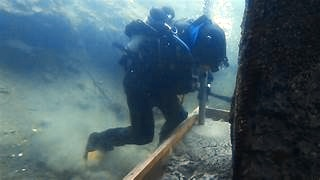
#> input picture uploads/12corrected_image.jpg, 320 x 180 px
$ python -i uw.py   (imports and definitions only)
#> lines starting #> are read from the running program, lines starting #| are printed output that depends on the picture
#> in correct_image, mat is the input picture: shape (180, 320, 3); mean B, G, R 108.1, 97.5, 73.5
import sys
import numpy as np
import cv2
import math

THRESHOLD_RATIO = 2000
MIN_AVG_RED = 60
MAX_HUE_SHIFT = 120
BLUE_MAGIC_VALUE = 1.2
SAMPLE_SECONDS = 2 # Extracts color correction from every N seconds

def hue_shift_red(mat, h):

    U = math.cos(h * math.pi / 180)
    W = math.sin(h * math.pi / 180)

    r = (0.299 + 0.701 * U + 0.168 * W) * mat[..., 0]
    g = (0.587 - 0.587 * U + 0.330 * W) * mat[..., 1]
    b = (0.114 - 0.114 * U - 0.497 * W) * mat[..., 2]

    return np.dstack([r, g, b])

def normalizing_interval(array):

    high = 255
    low = 0
    max_dist = 0

    for i in range(1, len(array)):
        dist = array[i] - array[i-1]
        if(dist > max_dist):
            max_dist = dist
            high = array[i]
            low = array[i-1]

    return (low, high)

def apply_filter(mat, filt):

    r = mat[..., 0]
    g = mat[..., 1]
    b = mat[..., 2]

    r = r * filt[0] + g*filt[1] + b*filt[2] + filt[4]*255
    g = g * filt[6] + filt[9] * 255
    b = b * filt[12] + filt[14] * 255

    filtered_mat = np.dstack([r, g, b])
    filtered_mat = np.clip(filtered_mat, 0, 255).astype(np.uint8)

    return filtered_mat

def get_filter_matrix(mat):

    mat = cv2.resize(mat, (256, 256))
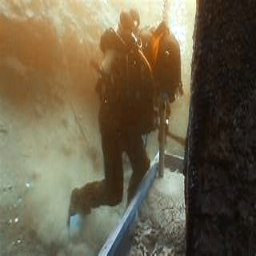
#> mat: shape (256, 256, 3); mean of channels 0, 1, 2 73.4, 97.4, 108; drawn as B, G, R

    # Get average values of RGB
    avg_mat = np.array(cv2.mean(mat)[:3], dtype=np.uint8)
#> avg_mat = [73, 97, 107]

    # Find hue shift so that average red reaches MIN_AVG_RED
    new_avg_r = avg_mat[0]
#> new_avg_r = 73
    hue_shift = 0
    while(new_avg_r < MIN_AVG_RED):

        shifted = hue_shift_red(avg_mat, hue_shift)
        new_avg_r = np.sum(shifted)
        hue_shift += 1
        if hue_shift > MAX_HUE_SHIFT:
            new_avg_r = MIN_AVG_RED
#> this loop made 0 passes
#> after the loop, hue_shift = 0

    # Apply hue shift to whole image and replace red channel
    shifted_mat = hue_shift_red(mat, hue_shift)
#> in hue_shift_red, `U = math.cos(h * math.pi / 180)`: U = 1
#> in hue_shift_red, `W = math.sin(h * math.pi / 180)`: W = 0
#> in hue_shift_red, `r = (0.299 + 0.701 * U + 0.168 * W) * mat[..., 0]`:
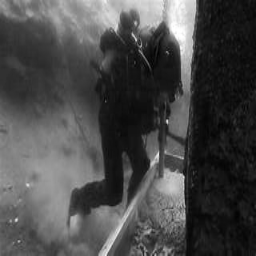
#> r: shape (256, 256) float64; min 2, max 255, mean 73.4
#> in hue_shift_red, `g = (0.587 - 0.587 * U + 0.330 * W) * mat[..., 1]`: g: shape (256, 256) float64; every value is 0
#> in hue_shift_red, `return np.dstack([r, g, b])`:
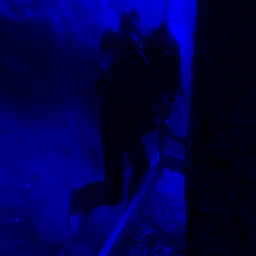
#> returned value: shape (256, 256, 3) float64; mean of channels 0, 1, 2 73.4, 0, 0; drawn as B, G, R
    new_r_channel = np.sum(shifted_mat, axis=2)
    new_r_channel = np.clip(new_r_channel, 0, 255)
    mat[..., 0] = new_r_channel

    # Get histogram of all channels
    hist_r = hist = cv2.calcHist([mat], [0], None, [256], [0,256])
#> hist_r = 256 values, max 1584 at index 20, min 0 at index 0, mean 256; hist has the same summary as hist_r
    hist_g = hist = cv2.calcHist([mat], [1], None, [256], [0,256])
#> hist_g = 256 values, max 1038 at index 24, min 0 at index 0, mean 256; hist has the same summary as hist_g
    hist_b = hist = cv2.calcHist([mat], [2], None, [256], [0,256])
#> hist_b = 256 values, max 857 at index 28, min 0 at index 0, mean 256; hist has the same summary as hist_b

    normalize_mat = np.zeros((256, 3))
    threshold_level = (mat.shape[0]*mat.shape[1])/THRESHOLD_RATIO
#> threshold_level = 32.77
    for x in range(256):

        if hist_r[x] < threshold_level:
            normalize_mat[x][0] = x

        if hist_g[x] < threshold_level:
            normalize_mat[x][1] = x

        if hist_b[x] < threshold_level:
            normalize_mat[x][2] = x
#> after the loop, normalize_mat = 256 rows, first 8: [0, 0, 0], [1, 1, 1], [2, 2, 2], [3, 3, 3], [4, 4, 4], [0, 5, 5], [0, 6, 6], [0, 7, 7]

    normalize_mat[255][0] = 255
    normalize_mat[255][1] = 255
    normalize_mat[255][2] = 255

    adjust_r_low, adjust_r_high = normalizing_interval(normalize_mat[..., 0])
#> the loop in normalizing_interval, `for i in range(1, len(array)):` made 255 passes
#> dist on passes 1 to 12: 1, 1, 1, 1, -4, 0, 0, 0, 0, 0, 0, 0
#> after the loop in normalizing_interval, `for i in range(1, len(array)):`: high = 224; low = 0; max_dist = 224
#> adjust_r_low = 0; adjust_r_high = 224
    adjust_g_low, adjust_g_high = normalizing_interval(normalize_mat[..., 1])
#> the loop in normalizing_interval (call 2), `for i in range(1, len(array)):` made 255 passes
#> (dist, max_dist, high, low) on passes 1, 255: (1, 1, 1, 0), (255, 255, 255, 0)
#> adjust_g_low = 0; adjust_g_high = 255
    adjust_b_low, adjust_b_high = normalizing_interval(normalize_mat[..., 2])
#> adjust_b_low = 0; adjust_b_high = 253


    shifted = hue_shift_red(np.array([1, 1, 1]), hue_shift)
#> shifted = [[1, 0, 0]]
    shifted_r, shifted_g, shifted_b = shifted[0][0]
#> shifted_r = 1; shifted_g = 0; shifted_b = 0

    red_gain = 256 / (adjust_r_high - adjust_r_low)
#> red_gain = 1.14
    green_gain = 256 / (adjust_g_high - adjust_g_low)
#> green_gain = 1
    blue_gain = 256 / (adjust_b_high - adjust_b_low)
#> blue_gain = 1.01

    redOffset = (-adjust_r_low / 256) * red_gain
#> redOffset = 0
    greenOffset = (-adjust_g_low / 256) * green_gain
#> greenOffset = 0
    blueOffset = (-adjust_b_low / 256) * blue_gain
#> blueOffset = 0

    adjust_red = shifted_r * red_gain
#> adjust_red = 1.14
    adjust_red_green = shifted_g * red_gain
#> adjust_red_green = 0
    adjust_red_blue = shifted_b * red_gain * BLUE_MAGIC_VALUE
#> adjust_red_blue = 0

    return np.array([
        adjust_red, adjust_red_green, adjust_red_blue, 0, redOffset,
        0, green_gain, 0, 0, greenOffset,
        0, 0, blue_gain, 0, blueOffset,
        0, 0, 0, 1, 0,
    ])

def correct(mat):
    original_mat = mat.copy()

    filter_matrix = get_filter_matrix(mat)
#> filter_matrix = 20 values, max 1.14 at index 0, min 0 at index 1, mean 0.208

    corrected_mat = apply_filter(original_mat, filter_matrix)
#> in apply_filter, `r = mat[..., 0]`:
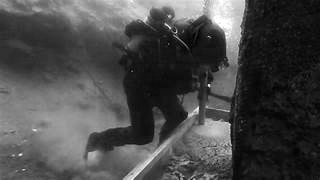
#> r: shape (180, 320); min 0, max 255, mean 73.5
#> in apply_filter, `b = mat[..., 2]`:
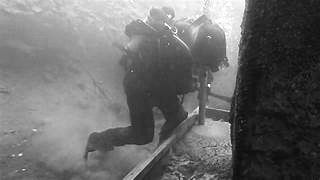
#> b: shape (180, 320); min 7, max 255, mean 108.1
#> in apply_filter, `filtered_mat = np.clip(filtered_mat, 0, 255).astype(np.uint8)`:
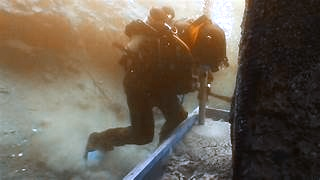
#> filtered_mat: shape (180, 320, 3); mean of channels 0, 1, 2 83.4, 97.5, 108.8; drawn as B, G, R
    corrected_mat = cv2.cvtColor(corrected_mat, cv2.COLOR_RGB2BGR)

    return corrected_mat

def correct_image(input_path, output_path):
    mat = cv2.imread(input_path)
    rgb_mat = cv2.cvtColor(mat, cv2.COLOR_BGR2RGB)

    corrected_mat = correct(rgb_mat)

    cv2.imwrite(output_path, corrected_mat)

    preview = mat.copy()
    width = preview.shape[1] // 2
#> width = 160
    preview[::, width:] = corrected_mat[::, width:]
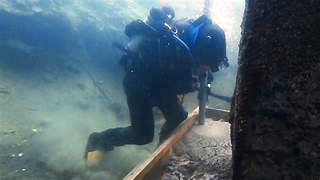
#> preview: shape (180, 320, 3); mean B, G, R 108.3, 97.5, 77

    preview = cv2.resize(preview, (960, 540))
#> preview: shape (540, 960, 3)

    return cv2.imencode('.png', preview)[1].tobytes()


# [160 lines left out: functions analyze_video, process_video, vvddoo, not called in this run]

>>> result = correct_image('uploads/12corrected_image.jpg', 'out.png')
